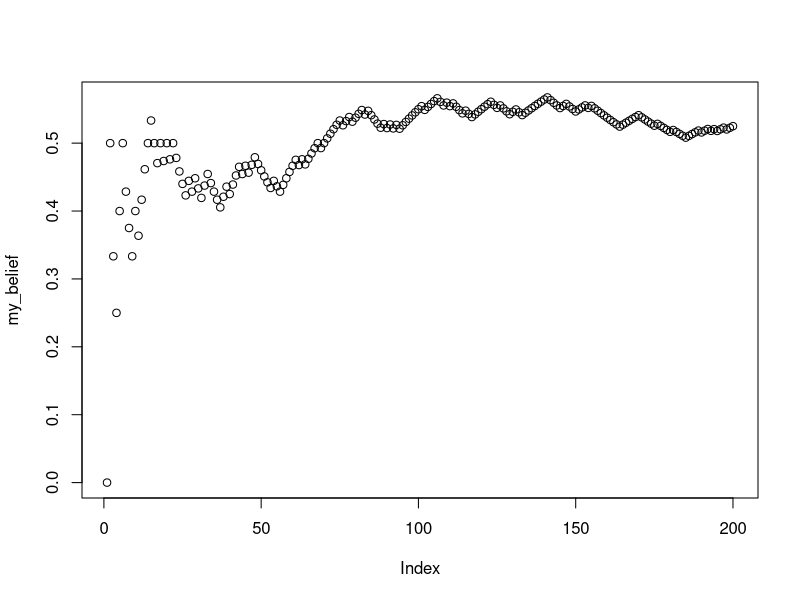
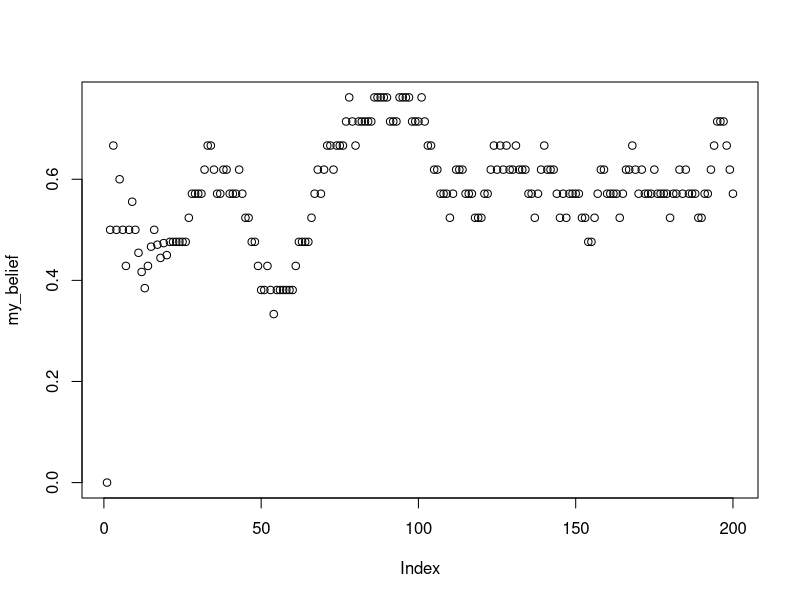

These charts were generated, in order, by the following R code:
## ---- chunk 1
knitr::opts_chunk$set(echo = TRUE)
## ---- chunk 2

rolls <- sample (1:6, 10000, replace = TRUE)
table (rolls)


## ---- chunk 3

one <- sample (1:6, 1000, replace = TRUE)
two <- sample (1:6, 1000, replace = TRUE)
combined <- one+two
table (combined)/1000

## ---- chunk 4

first <- rep (x = 1:6, each = 6)
second <- rep (x = 1:6, times = 6)
sum_rolls <- first+second
table (sum_rolls)/length(sum_rolls)

sim_result <- table(combined)/1000
true_probs <- table(sum_rolls)/length(sum_rolls)

true_probs-sim_result

## ---- chunk 5
sample(c("A","B"), 20, replace = TRUE, prob = c(.8, .2))

letters

LETTERS

sample(letters, 50, replace = TRUE)

## ---- chunk 6

my_letters <- sample(letters,  50*2, replace = TRUE)
my_strings <- matrix(my_letters, ncol=2)
paste(my_strings[1,], collapse="")
random_strings <- c()
for (i in 1:dim(my_strings)[1]){
  random_strings[i] <- paste(my_strings[i,], collapse="")
}

random_strings
###
###if (random_strings[i] = "ab") {
 ### print("AB")
#}

## ---- chunk 7

sim_results <- replicate(10000,
                         sample ( c(1,0), 10, replace = TRUE))


number_of_heads <- colSums(sim_results)
table(number_of_heads)/10000

number_of_heads <- rbinom(10000, 10, prob = .5)
table(number_of_heads)/10000
## ---- chunk 8
flips <- sample( c("H","T"), 10000, replace = TRUE)

 

## ---- chunk 9
flips <- sample( c("H","T"), 10000, replace = TRUE)

sequence <- c()
for (i in 3:length(flips)){
  first_element <- flips[i-2]
  second_element <- flips[i-1]
  third_element <- flips[i]
  sequence[i-1] <- paste0(first_element, second_element, third_element)
}

table(sequence)/sum(table(sequence))

## ---- chunk 10
simulated_sequence <- c(rbinom(100,1,.5),
                        rbinom(100, 1, .6))

my_knowledge <- c()
my_belief <- c()
for(i in 1:length(simulated_sequence)){
  my_knowledge[i] <- simulated_sequence[i]
  my_belief[i] <- sum(my_knowledge)/length(my_knowledge)
}

plot(my_belief)
## ---- chunk 11
simulated_sequence <- c(rbinom(100,1,.5),
                        rbinom(100, 1, .6))

my_knowledge <- c()
my_belief <- c()
for(i in 1:length(simulated_sequence)){
  my_knowledge[i] <- simulated_sequence[i]
  if(i <= 20){
    my_belief[i] <- sum(my_knowledge)/length(my_knowledge)
  } else{
    my_belief[i] <- sum(my_knowledge[i:(i-20)])/length(my_knowledge[i:(i-20)])
}
}

plot(my_belief)
## ---- chunk 12

my_paragraph <- "In 1918 the Belarusian People's Republic (BNR) was proclaimed, the symbols of which became the coat of arms Pahonia and the white-red-white flag. On 11 August, the newspaper Svobodnaya Belarus published the first official description of the flag and coat of arms. In 1919-1920, the white-red-white flag was used by Belarusian military formations as part of the armies of Poland and Lithuania. In 1920, the flag was used by participants in the Slutsk uprising."

wiki_letters <- unlist(strsplit(my_paragraph, split=""))
